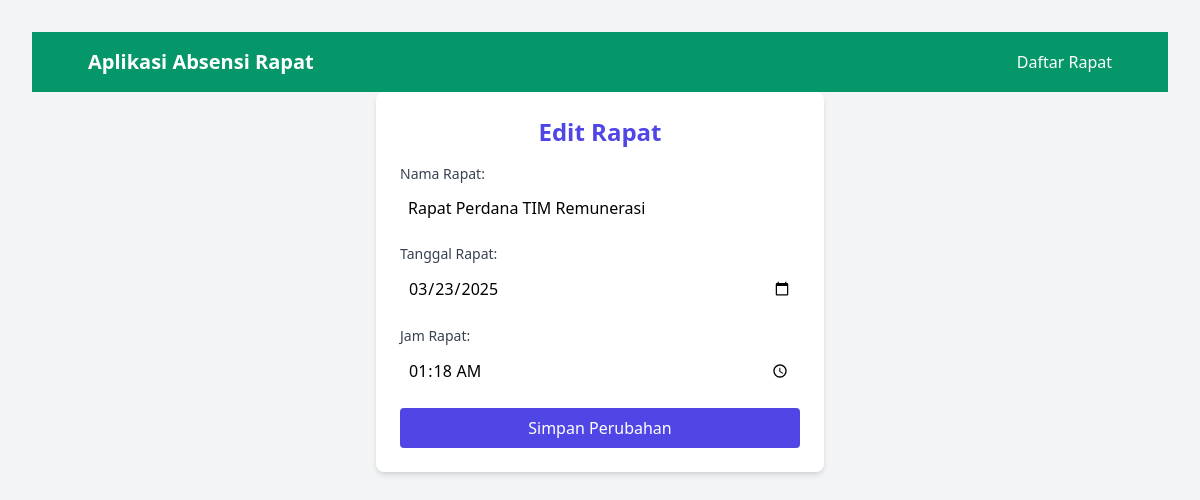
The page /edit_rapat.php?id=1 on the database its author committed.
### tables this page shows
CREATE TABLE `rapat` (
  `id` int(11) NOT NULL,
  `nama_rapat` varchar(255) NOT NULL,
  `tanggal_rapat` date NOT NULL,
  `jam_rapat` time DEFAULT NULL
);

### edit_rapat.php (the view, shortened to what this page needs)
<?php
include 'koneksi.php';
$id = $_GET['id'];
$sql = "SELECT nama_rapat, tanggal_rapat, jam_rapat FROM rapat WHERE id = '$id'";
$result = mysqli_query($koneksi, $sql);
$row = mysqli_fetch_assoc($result);
?>
<!DOCTYPE html>
<html lang="en">
<head>
    <link href="https://cdn.jsdelivr.net/npm/tailwindcss@2.2.19/dist/tailwind.min.css" rel="stylesheet">
</head>
<body class="bg-gray-100 p-8">
    <?php include 'menu.php'; ?>
    <div class="max-w-md mx-auto bg-white shadow-md rounded-lg p-6">
        <h1 class="text-2xl font-semibold mb-4 text-center text-indigo-600">Edit Rapat</h1>
        <form method="POST" action="update_rapat.php">
            <div class="mb-4">
                <label for="nama_rapat" class="block text-sm font-medium text-gray-700">Nama Rapat:</label>
                <input type="text" name="nama_rapat" id="nama_rapat" value="<?php echo $row['nama_rapat']; ?>" required class="mt-1 block w-full p-2 rounded border-gray-300">
            </div>
            <div class="mb-4">
                <label for="tanggal_rapat" class="block text-sm font-medium text-gray-700">Tanggal Rapat:</label>
                <input type="date" name="tanggal_rapat" id="tanggal_rapat" value="<?php echo $row['tanggal_rapat']; ?>" required class="mt-1 block w-full p-2 rounded border-gray-300">
            </div>
            <div class="mb-4">
                <label for="jam_rapat" class="block text-sm font-medium text-gray-700">Jam Rapat:</label>
                <input type="time" name="jam_rapat" id="jam_rapat" value="<?php echo $row['jam_rapat']; ?>" required class="mt-1 block w-full p-2 rounded border-gray-300">
            </div>
            <button type="submit" class="w-full bg-indigo-600 hover:bg-indigo-700 p-2 rounded text-white">Simpan Perubahan</button>
        </form>
    </div>
</body>
</html>

### rows shown on the page
rapat: nama_rapat "Rapat Perdana TIM Remunerasi", tanggal_rapat "03/23/2025", jam_rapat "01:18:00"
